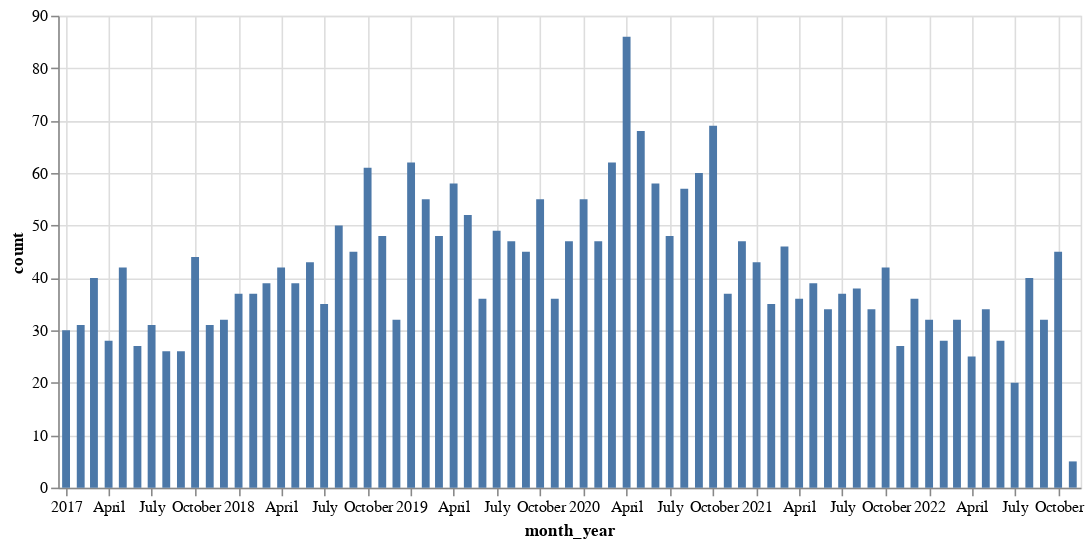

Notebook code for this chart:
### Code cell
alt.Chart(daily_counts[daily_counts["year"] > 2016]).mark_bar().encode(
    x="month_year:T", y="count"
).properties(width=650)

### Figure 1 — Vega-Lite specification as saved in the notebook (floating-point values rounded to 4 significant figures)
{"config": {"view": {"continuousWidth": 400, "continuousHeight": 300}}, "data": {"name": "data-6503df6471d725fbb9e71bf02e9da11a"}, "mark": "bar", "encoding": {"x": {"field": "month_year", "type": "temporal"}, "y": {"field": "count", "type": "quantitative"}}, "width": 650, "$schema": "https://vega.github.io/schema/vega-lite/v4.17.0.json", "datasets": {"data-6503df6471d725fbb9e71bf02e9da11a": [{"month_year": "2022-11-01T00:00:00", "year": 2022, "count": 5}, {"month_year": "2022-10-01T00:00:00", "year": 2022, "count": 45}, {"month_year": "2022-09-01T00:00:00", "year": 2022, "count": 32}, {"month_year": "2022-08-01T00:00:00", "year": 2022, "count": 40}, {"month_year": "2022-07-01T00:00:00", "year": 2022, "count": 20}, {"month_year": "2022-06-01T00:00:00", "year": 2022, "count": 28}, {"month_year": "2022-05-01T00:00:00", "year": 2022, "count": 34}, {"month_year": "2022-04-01T00:00:00", "year": 2022, "count": 25}, {"month_year": "2022-03-01T00:00:00", "year": 2022, "count": 32}, {"month_year": "2022-02-01T00:00:00", "year": 2022, "count": 28}, {"month_year": "2022-01-01T00:00:00", "year": 2022, "count": 32}, {"month_year": "2021-12-01T00:00:00", "year": 2021, "count": 36}, {"month_year": "2021-11-01T00:00:00", "year": 2021, "count": 27}, {"month_year": "2021-10-01T00:00:00", "year": 2021, "count": 42}, {"month_year": "2021-09-01T00:00:00", "year": 2021, "count": 34}, {"month_year": "2021-08-01T00:00:00", "year": 2021, "count": 38}, {"month_year": "2021-07-01T00:00:00", "year": 2021, "count": 37}, {"month_year": "2021-06-01T00:00:00", "year": 2021, "count": 34}, {"month_year": "2021-05-01T00:00:00", "year": 2021, "count": 39}, {"month_year": "2021-04-01T00:00:00", "year": 2021, "count": 36}, {"month_year": "2021-03-01T00:00:00", "year": 2021, "count": 46}, {"month_year": "2021-02-01T00:00:00", "year": 2021, "count": 35}, {"month_year": "2021-01-01T00:00:00", "year": 2021, "count": 43}, {"month_year": "2020-12-01T00:00:00", "year": 2020, "count": 47}, {"month_year": "2020-11-01T00:00:00", "year": 2020, "count": 37}, {"month_year": "2020-10-01T00:00:00", "year": 2020, "count": 69}, {"month_year": "2020-09-01T00:00:00", "year": 2020, "count": 60}, {"month_year": "2020-08-01T00:00:00", "year": 2020, "count": 57}, {"month_year": "2020-07-01T00:00:00", "year": 2020, "count": 48}, {"month_year": "2020-06-01T00:00:00", "year": 2020, "count": 58}, {"month_year": "2020-05-01T00:00:00", "year": 2020, "count": 68}, {"month_year": "2020-04-01T00:00:00", "year": 2020, "count": 86}, {"month_year": "2020-03-01T00:00:00", "year": 2020, "count": 62}, {"month_year": "2020-02-01T00:00:00", "year": 2020, "count": 47}, {"month_year": "2020-01-01T00:00:00", "year": 2020, "count": 55}, {"month_year": "2019-12-01T00:00:00", "year": 2019, "count": 47}, {"month_year": "2019-11-01T00:00:00", "year": 2019, "count": 36}, {"month_year": "2019-10-01T00:00:00", "year": 2019, "count": 55}, {"month_year": "2019-09-01T00:00:00", "year": 2019, "count": 45}, {"month_year": "2019-08-01T00:00:00", "year": 2019, "count": 47}, {"month_year": "2019-07-01T00:00:00", "year": 2019, "count": 49}, {"month_year": "2019-06-01T00:00:00", "year": 2019, "count": 36}, {"month_year": "2019-05-01T00:00:00", "year": 2019, "count": 52}, {"month_year": "2019-04-01T00:00:00", "year": 2019, "count": 58}, {"month_year": "2019-03-01T00:00:00", "year": 2019, "count": 48}, {"month_year": "2019-02-01T00:00:00", "year": 2019, "count": 55}, {"month_year": "2019-01-01T00:00:00", "year": 2019, "count": 62}, {"month_year": "2018-12-01T00:00:00", "year": 2018, "count": 32}, {"month_year": "2018-11-01T00:00:00", "year": 2018, "count": 48}, {"month_year": "2018-10-01T00:00:00", "year": 2018, "count": 61}, {"month_year": "2018-09-01T00:00:00", "year": 2018, "count": 45}, {"month_year": "2018-08-01T00:00:00", "year": 2018, "count": 50}, {"month_year": "2018-07-01T00:00:00", "year": 2018, "count": 35}, {"month_year": "2018-06-01T00:00:00", "year": 2018, "count": 43}, {"month_year": "2018-05-01T00:00:00", "year": 2018, "count": 39}, {"month_year": "2018-04-01T00:00:00", "year": 2018, "count": 42}, {"month_year": "2018-03-01T00:00:00", "year": 2018, "count": 39}, {"month_year": "2018-02-01T00:00:00", "year": 2018, "count": 37}, {"month_year": "2018-01-01T00:00:00", "year": 2018, "count": 37}, {"month_year": "2017-12-01T00:00:00", "year": 2017, "count": 32}, {"month_year": "2017-11-01T00:00:00", "year": 2017, "count": 31}, {"month_year": "2017-10-01T00:00:00", "year": 2017, "count": 44}, {"month_year": "2017-09-01T00:00:00", "year": 2017, "count": 26}, {"month_year": "2017-08-01T00:00:00", "year": 2017, "count": 26}, {"month_year": "2017-07-01T00:00:00", "year": 2017, "count": 31}, {"month_year": "2017-06-01T00:00:00", "year": 2017, "count": 27}, {"month_year": "2017-05-01T00:00:00", "year": 2017, "count": 42}, {"month_year": "2017-04-01T00:00:00", "year": 2017, "count": 28}, {"month_year": "2017-03-01T00:00:00", "year": 2017, "count": 40}, {"month_year": "2017-02-01T00:00:00", "year": 2017, "count": 31}, {"month_year": "2017-01-01T00:00:00", "year": 2017, "count": 30}]}}
